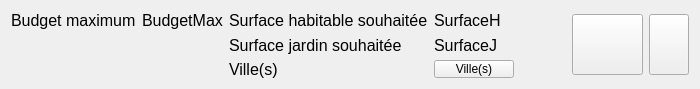
<?xml version="1.0" encoding="UTF-8"?>
<ui version="4.0">
 <class>WidgetSouhait</class>
 <widget class="QWidget" name="WidgetSouhait">
  <property name="geometry">
   <rect>
    <x>0</x>
    <y>0</y>
    <width>700</width>
    <height>89</height>
   </rect>
  </property>
  <property name="minimumSize">
   <size>
    <width>700</width>
    <height>89</height>
   </size>
  </property>
  <property name="maximumSize">
   <size>
    <width>700</width>
    <height>89</height>
   </size>
  </property>
  <property name="windowTitle">
   <string>Form</string>
  </property>
  <layout class="QHBoxLayout" name="horizontalLayout_2">
   <item>
    <layout class="QGridLayout" name="gridLayout">
     <item row="1" column="2">
      <widget class="QLabel" name="label_EtiquetteSurfaceJardinSouhaitee">
       <property name="font">
        <font>
         <family>Liberation Sans</family>
         <pointsize>12</pointsize>
        </font>
       </property>
       <property name="text">
        <string>Surface jardin souhaitée</string>
       </property>
      </widget>
     </item>
     <item row="0" column="1">
      <widget class="QLabel" name="label_BudgetMax">
       <property name="font">
        <font>
         <family>Liberation Sans</family>
         <pointsize>12</pointsize>
        </font>
       </property>
       <property name="text">
        <string>BudgetMax</string>
       </property>
      </widget>
     </item>
     <item row="0" column="3">
      <widget class="QLabel" name="label_SurfaceHabitableSouhaitee">
       <property name="font">
        <font>
         <family>Liberation Sans</family>
         <pointsize>12</pointsize>
        </font>
       </property>
       <property name="text">
        <string>SurfaceH</string>
       </property>
      </widget>
     </item>
     <item row="0" column="0">
      <widget class="QLabel" name="label_EtiquetteBudgetMax">
       <property name="font">
        <font>
         <family>Liberation Sans</family>
         <pointsize>12</pointsize>
        </font>
       </property>
       <property name="text">
        <string>Budget maximum</string>
       </property>
      </widget>
     </item>
     <item row="1" column="3">
      <widget class="QLabel" name="label_SurfaceJardinSouhaitee">
       <property name="font">
        <font>
         <family>Liberation Sans</family>
         <pointsize>12</pointsize>
        </font>
       </property>
       <property name="text">
        <string>SurfaceJ</string>
       </property>
      </widget>
     </item>
     <item row="2" column="2">
      <widget class="QLabel" name="label_EtiquetteVille">
       <property name="font">
        <font>
         <family>Liberation Sans</family>
         <pointsize>12</pointsize>
        </font>
       </property>
       <property name="text">
        <string>Ville(s)</string>
       </property>
      </widget>
     </item>
     <item row="0" column="2">
      <widget class="QLabel" name="label_EtiquetteSurfaceHabitableSouhaitee">
       <property name="font">
        <font>
         <family>Liberation Sans</family>
         <pointsize>12</pointsize>
        </font>
       </property>
       <property name="text">
        <string>Surface habitable souhaitée</string>
       </property>
      </widget>
     </item>
     <item row="2" column="3">
      <widget class="QPushButton" name="pushButton_AccederVilles">
       <property name="text">
        <string>Ville(s)</string>
       </property>
      </widget>
     </item>
    </layout>
   </item>
   <item>
    <spacer name="horizontalSpacer">
     <property name="orientation">
      <enum>Qt::Horizontal</enum>
     </property>
     <property name="sizeHint" stdset="0">
      <size>
       <width>60</width>
       <height>20</height>
      </size>
     </property>
    </spacer>
   </item>
   <item>
    <layout class="QHBoxLayout" name="horizontalLayout">
     <item>
      <widget class="QPushButton" name="pushButton_modifierSouhait">
       <property name="minimumSize">
        <size>
         <width>71</width>
         <height>61</height>
        </size>
       </property>
       <property name="maximumSize">
        <size>
         <width>71</width>
         <height>61</height>
        </size>
       </property>
       <property name="icon">
        <iconset resource="ressources.qrc">
         <normaloff>:/app/souhait48</normaloff>:/app/souhait48</iconset>
       </property>
       <property name="iconSize">
        <size>
         <width>46</width>
         <height>46</height>
        </size>
       </property>
      </widget>
     </item>
     <item>
      <widget class="QPushButton" name="pushButton_supprimerSouhait">
       <property name="maximumSize">
        <size>
         <width>71</width>
         <height>61</height>
        </size>
       </property>
       <property name="icon">
        <iconset resource="ressources.qrc">
         <normaloff>:/app/annuler48</normaloff>:/app/annuler48</iconset>
       </property>
       <property name="iconSize">
        <size>
         <width>46</width>
         <height>46</height>
        </size>
       </property>
      </widget>
     </item>
    </layout>
   </item>
  </layout>
 </widget>
 <resources>
  <include location="ressources.qrc"/>
 </resources>
 <connections/>
</ui>
